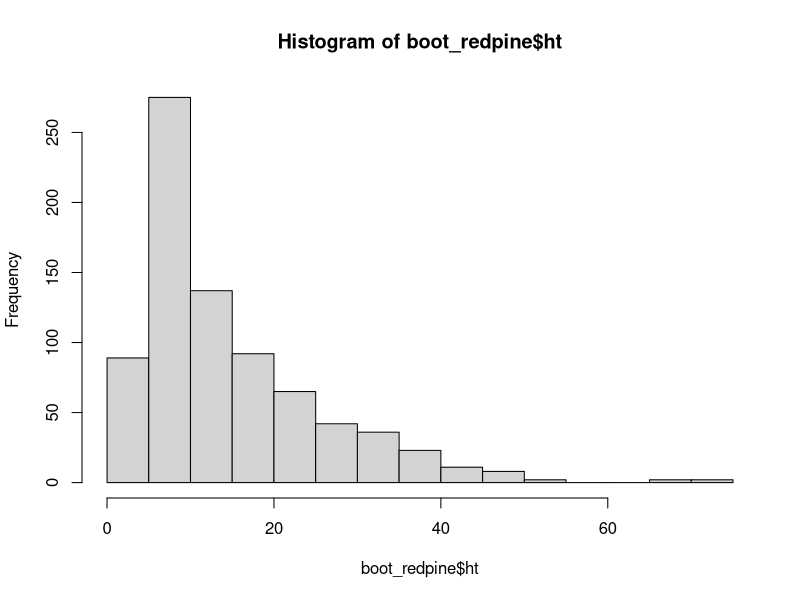
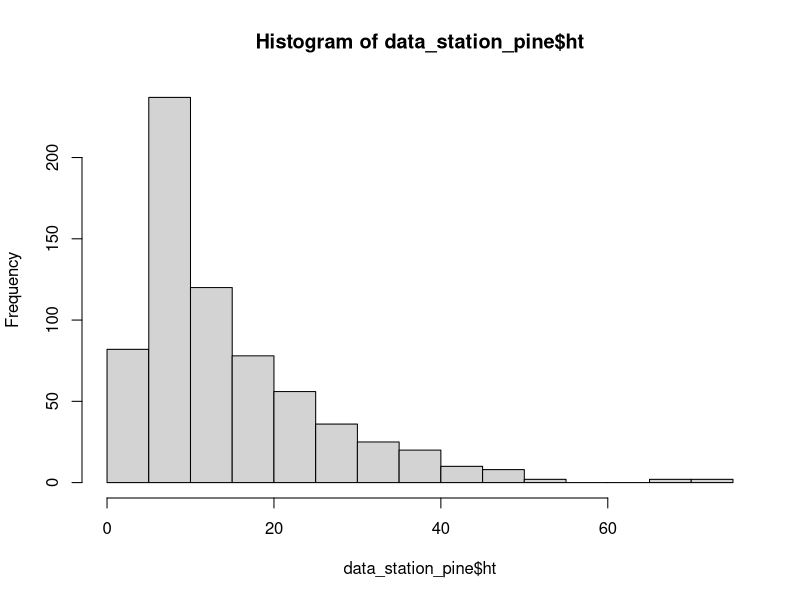

Write the R code that produced these figures, in order. (Note: this script raises an error after producing the figures.)
## ---- chunk 1
knitr::opts_chunk$set(echo = TRUE)
## ---- chunk 2

library(tidyverse)
library(skimr)        ## install.packages("skimr")
library(readr)
#  dplyr is part of tidyverse -- library(dplyr)

#
#in console
#   str(df)
#   print(df, n=10)
#   
#   to make a df into tibble use x1 <- as_tibble(original_df)  
#   
#   dim(df) will show dimensions of the df
#   


## ---- chunk 3

library(readr)
data_boot_redpine <- read_csv("tidy_avid_2018-2020_boot_redpine.csv") #removed "_short"

boot_redpine <- data_boot_redpine %>% 
      #Data Mike collected 2021 from Katie's 2018-2019 plots
  mutate_at(
    vars(harvest, year, inside_slash, inside_fence, plot, species, tag, year),
    factor) %>% 
 mutate(inside_fence = recode(inside_fence, "YES" = "yes")) #old = new


data_sta_rd <- read_csv("tidy_avid_2018-2020_gasline.csv") %>% # From Mike's AVID data
  mutate_at(
    vars(harvest, year, inside_slash, inside_fence, plot, species, tag, year),
    factor) %>% 
  filter(!c(harvest == "gas_line")) %>% 
  filter(c(harvest == "sta_rd"))


data_station_pine <- bind_rows(data_sta_rd, boot_redpine) %>% 
  filter(harvest %in% c("sta_rd", "red_pine", "boot", "wedge")) %>% 
  filter(harvest != "gas_line") %>% 
  filter(harvest != "sta_rd" & species != "sm") %>%  #no SM inside slash at sta_rd
  filter(harvest != "sta_rd" & species != "ro") %>%  #no RO inside slash at sta_rd
  mutate(
    harv_agg = harvest,
    ht_cm = ht * 2.54,
    basal_sqm = basal_area * 0.09290304
  ) %>% 
   mutate(
    harv_agg = recode(harv_agg, "boot" = "sta_rd", "wedge" = "sta_rd")
  )

data_station <- data_station_pine %>% #to use in linear model
  filter(harv_agg %in% c("sta_rd"))
  
data_pine <- data_station_pine %>% #to use in linear model
  filter(harv_agg %in% c("red_pine"))


#data_test <- data_station_pine %>% 
#  filter(year == "2018")

#hist(data_test$ht)

## ---- chunk 4
# initially ran with df = "boot_redpine"
# re-ran with df = "data_station_pine"


boot_redpine_summ <- data_station_pine %>% 
  mutate(
    ht_cm = ht * 2.54,
    basal_sqm = basal_area * 0.09290304
  ) %>% 
  filter(inside_fence == "no") %>% 
  mutate(inside_fence = NULL) %>% 
  group_by(harv_agg, species, inside_slash, year) %>% 
 summarize(
   n = n(),
   avg_ht = mean(ht),
   sd_ht = sd(ht),
   avg_basal = mean(basal_area),
   sd_basal = sd(basal_area),
   avg_ht_cm = mean(ht_cm),
   sd_ht_cm = sd(ht_cm),
   avg_basal_sqm = mean(basal_sqm),
   sd_basal_sqm = sd(basal_sqm),
   avg_grdCov = mean(ground_cov_pct),
   sd_grdCov = sd(ground_cov_pct),
   avg_subCov = mean(sub_cov_pct),
   sd_subCov = sd(sub_cov_pct),
   avg_canCov = mean(canopy_cov_pct),
   sd_canCov = sd(canopy_cov_pct)
  )

write_csv(boot_redpine_summ, "avid_station_redpine_summary_data.csv")
 #
 #NOTE - boot_redpine does not have a fence treatment. That variable was removed
 #

#  summary(avid2020$ht)
  hist(boot_redpine$ht)
   

## ---- chunk 5

station_pine_summ <- data_station_pine %>% 
  mutate(
    ht_cm = ht * 2.54,
    basal_sqm = basal_area * 0.09290304
  ) %>% 
  filter(inside_fence == "no") %>% 
  mutate(inside_fence = NULL) %>% 
 group_by(harv_agg, species, inside_slash, year) %>% 
 summarize(
   n = n(),
   avg_ht = mean(ht),
   sd_ht = sd(ht),
   avg_basal = mean(basal_area),
   sd_basal = sd(basal_area),
   avg_ht_cm = mean(ht_cm),
   sd_ht_cm = sd(ht_cm),
   avg_basal_sqm = mean(basal_sqm),
   sd_basal_sqm = sd(basal_sqm),
   avg_grdCov = mean(ground_cov_pct),
   sd_grdCov = sd(ground_cov_pct),
   avg_subCov = mean(sub_cov_pct),
   sd_subCov = sd(sub_cov_pct),
   avg_canCov = mean(canopy_cov_pct),
   sd_canCov = sd(canopy_cov_pct)
  )

write_csv(station_pine_summ, "avid_station_pine_summary_data.csv")


#NOTE - boot_redpine does not have a fence treatment. That variable was removed


#  summary(avid2020$ht)
  hist(data_station_pine$ht)


## ---- chunk 6



boot_redpine_summ %>% 
  filter(species != "bc" & harvest != "sta_rd") %>% 
ggplot(aes(x=inside_slash, y = avg_ht, color=year)) +
  geom_point()+
  facet_grid(harvest ~ species)

station_pine_summ %>% 
  filter(species != "sm" ) %>% 
ggplot(aes(x=inside_slash, y = avg_ht, color=year)) +
  geom_point()+
  facet_grid(harv_agg ~ species)



## ---- chunk 7

#the "plot" below of predict(mymod) showed that the variability
#of height was low for small seedlings and increased with large seedlings.
#This is heteroscedasticity and common in ecological data. The typical fix is
#a log transformation 
#
#


mod_boot_pine <- lm(ht~inside_slash * harvest * species * year, 
            data=subset(boot_redpine))




#The original model was run without log transformation of "ht".   , species != "bc" & harvest != "sta_rd"
#The histogram of residuals was adequate, but the heteroscedasticity
#was prominently fanned. The model was thus rerun with log transformation

hist(residuals(mod_boot_pine))  #appears normally distributed

#a log transformation will the distribution of residuals more normal
#note the high and low x-axis values 


plot(predict(mod_boot_pine),residuals(mod_boot_pine)) #this tests heteroscedasticity
# there is a strong "fan" pattern. ht will be log transformed.
# log transformation wasn't effective at removing heteroscedasticity

summary(mod_boot_pine)
anova(mod_boot_pine)
library(emmeans)

#Estimated Marginal Means
emmeans(mod_boot_pine,~ inside_slash * harvest * species * year, type = "response")
#using type="response" reverse transforms log(ht)



#emmip = Estimate Marginal Means Interaction Plot
#No Fence vs. Yes Fence, and Without vs. With Slash Wall
emmip(mod_boot_pine, year ~ inside_slash | species + harvest, type = "response", CIs=TRUE)



#emmip = Estimate Marginal Means Interaction Plot
#No Fence vs. Yes Fence, and Without vs. With Slash Wall
emmip(mod_boot_pine, harvest ~ inside_slash | species + year, type = "response", CIs=TRUE)

#pairwise looks at responses of pairs of the variable after the ~
#pairwise "inside_fence" assesses if the fence matters by slash x species x year
emmeans(mod_boot_pine,pairwise ~ harvest | inside_slash * species * year, type = "response")


#pairwise "inside_slash" assesses if the slash matters by fence x species x year
emmeans(mod_boot_pine,pairwise ~ inside_slash | harvest * species * year, type = "response")

## ---- chunk 8

#the "plot" below of predict(mymod) showed that the variability
#of height was low for small seedlings and increased with large seedlings.
#This is heteroscedasticity and common in ecological data. The typical fix is
#a log transformation 
#


mod_station <- lm(log(ht_cm) ~ inside_slash * species * year, 
            data=subset(data_station))

#don't use the red pine site in analysis. Too many missing, plus heterscadascitiy
mod_pine <- lm(ht_cm ~ inside_slash * species * year, #too many missing to log transform
            data=subset(data_pine))



mod_station_pine <- lm(log(ht_cm) ~ inside_slash * harv_agg * species * year, 
            data=subset(data_station_pine))

hist(log(data_station_pine$ht))

#The original model was run without log transformation of "ht".
#The histogram of residuals was adequate, but the heteroscedasticity
#was prominently fanned. The model was thus rerun with log transformation

hist(residuals(mod_station))  #appears normally distributed

#a log transformation will the distribution of residuals more normal
#note the high and low x-axis values 


plot(predict(mod_station),residuals(mod_station)) #this tests heteroscedasticity
# there is a strong "fan" pattern. ht will be log transformed.
# log transformation created an error, perhaps too many NA

summary(mod_station)
anova(mod_station)
library(emmeans)

#Estimated Marginal Means
emmeans(mod_station,~ inside_slash *  species * year, type = "response")
#using type="response" reverse transforms log(ht)



#emmip = Estimate Marginal Means Interaction Plot
#No Fence vs. Yes Fence, and Without vs. With Slash Wall
emmip(mod_station, year ~ inside_slash | species , type = "response", CIs=TRUE)



#emmip = Estimate Marginal Means Interaction Plot
#No Fence vs. Yes Fence, and Without vs. With Slash Wall
## emmip(model name, color ~, xaxis | row_panel + column_panel

emmip(mod_station, year ~ inside_slash | species  , type = "response", CIs=TRUE)

#pairwise "inside_slash" assesses if the slash matters by fence x species x year
emmeans(mod_station,pairwise ~ inside_slash |  species * year, type = "response")

#this compares one year x species within the slash wall treatment combo
#response variable is ht(cm), log transformed for analysis, reported as untransformed
#estimated marginal means
#pairwise looks at responses of pairs of the variable after the ~
# data for station road only. Red pine omitted due to data instability issues.
emmeans(mod_station,pairwise ~ inside_slash |  year * species, type = "response")


## ---- chunk 9

p <- ggplot(filter(avid2020, year == 2020),
      aes(x = basal_area, y = ht))
p + geom_point(aes(color=species))+ facet_grid(~inside_slash)


  
